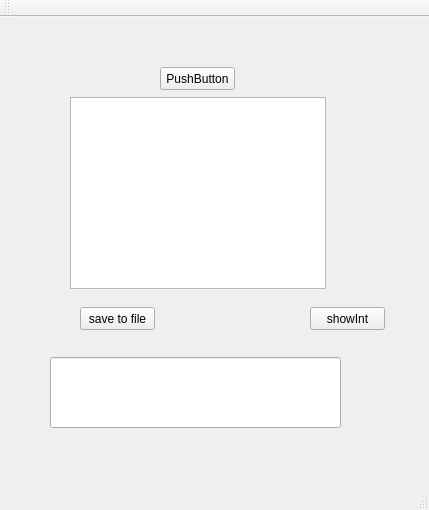
<?xml version="1.0" encoding="UTF-8"?>
<ui version="4.0">
 <class>MainWindow</class>
 <widget class="QMainWindow" name="MainWindow">
  <property name="geometry">
   <rect>
    <x>0</x>
    <y>0</y>
    <width>429</width>
    <height>510</height>
   </rect>
  </property>
  <property name="windowTitle">
   <string>MainWindow</string>
  </property>
  <widget class="QWidget" name="centralWidget">
   <widget class="QPushButton" name="pressTheRedButton">
    <property name="geometry">
     <rect>
      <x>160</x>
      <y>50</y>
      <width>75</width>
      <height>23</height>
     </rect>
    </property>
    <property name="text">
     <string>PushButton</string>
    </property>
   </widget>
   <widget class="QTextBrowser" name="textBrowser">
    <property name="geometry">
     <rect>
      <x>70</x>
      <y>80</y>
      <width>256</width>
      <height>192</height>
     </rect>
    </property>
   </widget>
   <widget class="QLineEdit" name="lineEdit">
    <property name="geometry">
     <rect>
      <x>50</x>
      <y>340</y>
      <width>291</width>
      <height>71</height>
     </rect>
    </property>
   </widget>
   <widget class="QPushButton" name="pushButton">
    <property name="geometry">
     <rect>
      <x>310</x>
      <y>290</y>
      <width>75</width>
      <height>23</height>
     </rect>
    </property>
    <property name="text">
     <string>showInt</string>
    </property>
   </widget>
   <widget class="QPushButton" name="pushButton_2">
    <property name="geometry">
     <rect>
      <x>80</x>
      <y>290</y>
      <width>75</width>
      <height>23</height>
     </rect>
    </property>
    <property name="text">
     <string>save to file</string>
    </property>
   </widget>
  </widget>
  <widget class="QMenuBar" name="menuBar">
   <property name="geometry">
    <rect>
     <x>0</x>
     <y>0</y>
     <width>429</width>
     <height>21</height>
    </rect>
   </property>
  </widget>
  <widget class="QToolBar" name="mainToolBar">
   <attribute name="toolBarArea">
    <enum>TopToolBarArea</enum>
   </attribute>
   <attribute name="toolBarBreak">
    <bool>false</bool>
   </attribute>
  </widget>
  <widget class="QStatusBar" name="statusBar"/>
 </widget>
 <layoutdefault spacing="6" margin="11"/>
 <resources/>
 <connections/>
</ui>
